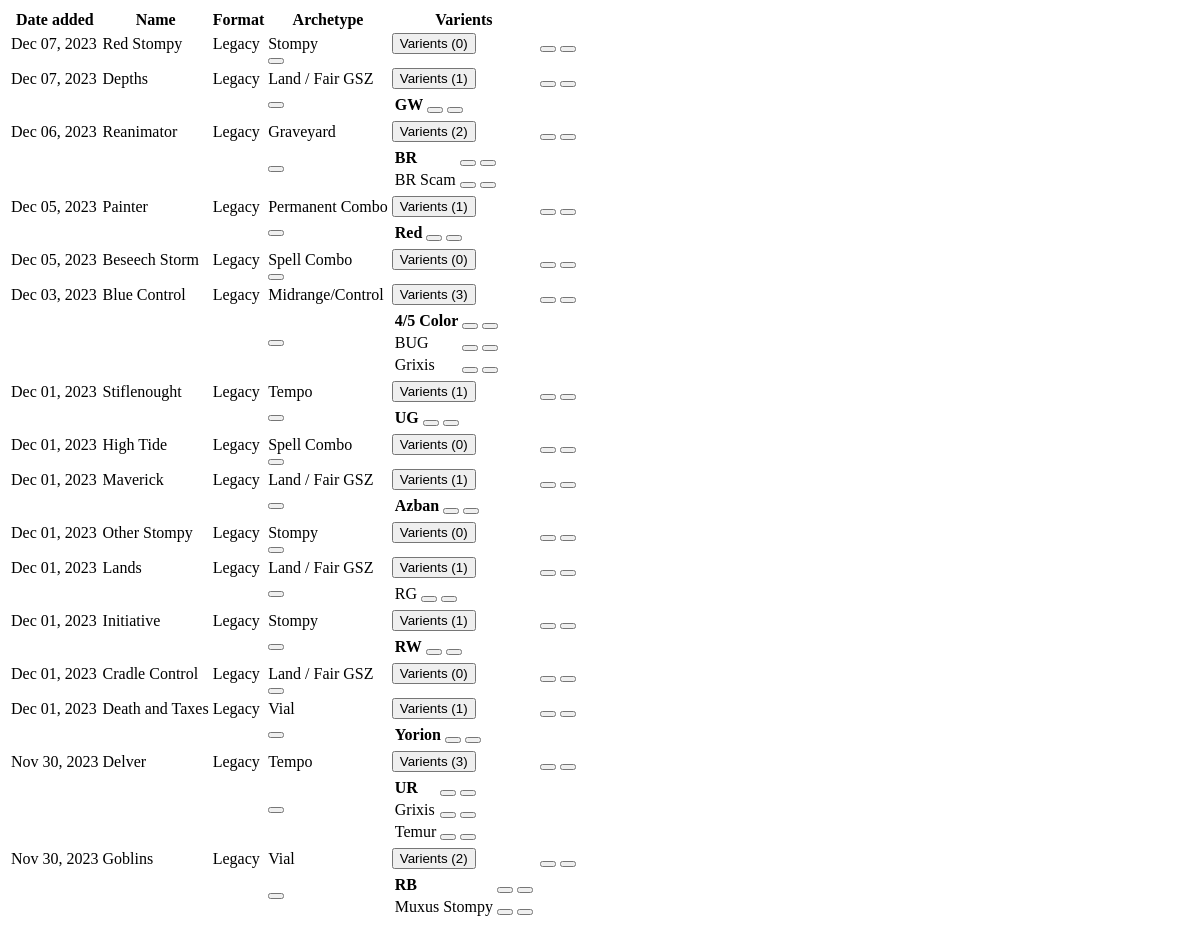
/decks_table, run on an earlier commit of the app's database.
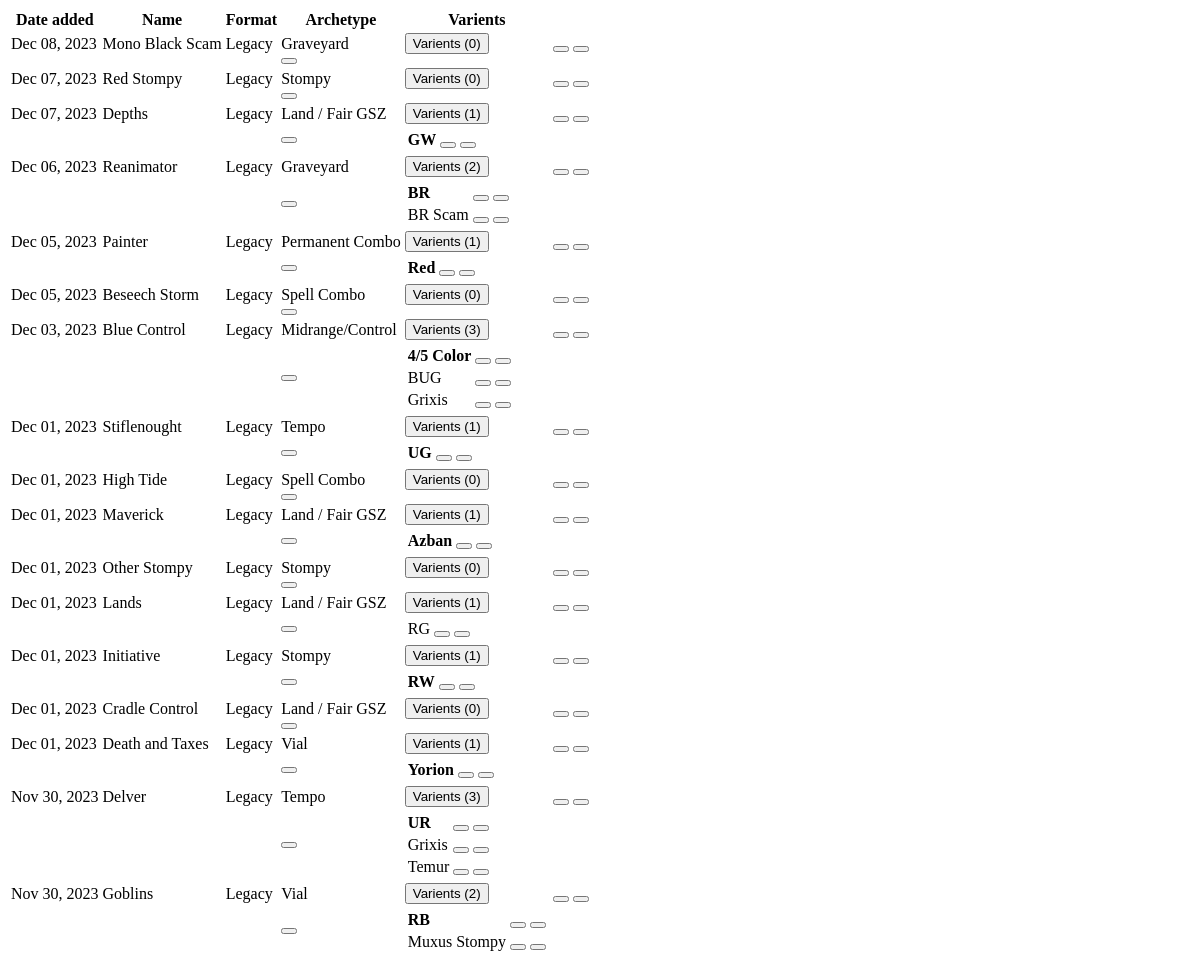
And on a later commit of the database.
### core/models.py (models this page shows, shortened)
class Deck(models.Model):
    name = models.CharField(verbose_name="deck name", max_length=25)
    mtgFormat = models.ForeignKey(MtgFormat, null=True, on_delete=models.CASCADE)
    archetype = models.ForeignKey(Archetype, null=True, on_delete=models.CASCADE)
    dateCreated = models.DateTimeField(default=timezone.now)

class MtgFormat(models.Model):
    name = models.CharField(max_length=200)
    def __str__(self):
        return self.name

class Archetype(models.Model):
    name = models.CharField(verbose_name="Archetype", max_length=40)
    mtgFormat = models.ForeignKey(MtgFormat, null=True, on_delete=models.CASCADE)
    def __str__(self):
        return str(self.name)

class Flavor(models.Model):
    name = models.CharField(max_length=30, default='none')
    deck = models.ForeignKey(Deck, null=True, on_delete=models.CASCADE, related_name="flavors")
    isdefault = models.BooleanField('default', default=False)

### core/views.py (the view)
# urls.py: path('decks_table', views.decks_table, name='decks_table'),
def decks_table(request):
    decks_list = Deck.objects.all().order_by('-dateCreated')
    context = {
        "decks": decks_list
    }
    return render(request, 'core/partials/decks/decks_table.html', context)

### core/templates/core/partials/decks/decks_table.html (shortened to what this page needs)
<table class="table table-hover">
    <thead>
        <th>Date added</th>
        <th>Name</th>
        <th>Format</th>
        <th>Archetype</th>
        <th>Varients</th>
        <th></th>
    </thead>
    <tbody>
        {% for deck in decks %}
            <tr>
                <td>{{ deck.dateCreated|date:"M d, Y" }}</td>
                <td>{{ deck.name }}</td>
                <td>{{ deck.mtgFormat }}</td>
                <td>{{ deck.archetype }}</td>
                <td>
                    <button class="btn btn-primary" type="button" data-bs-toggle="collapse" data-bs-target="#collapse{{deck.id}}">Varients ({{ deck.flavors.count|add:"-1" }})</button>
                </td>
                <td>
                    <button class='btn' hx-get="{% url 'edit_deck' deck.pk %}" hx-target="closest tr" hx-swap="outerHTML"></svg></button>
                    <button class='btn' hx-confirm='Are you Sure?' hx-target="closest tr" hx-swap="outerHTML swap:1s" hx-delete="{% url 'delete_deck' deck.pk %}"></button>
                </td>
            </tr>
            <tr class="collapse" id="collapse{{deck.id}}">
                <td></td>
                <td></td>
                <td></td>
                <td>
                    <button class='btn' hx-get="{% url 'add_varient' deck.pk %}" hx-target="next tbody" hx-swap="afterbegin">
                    </button>
                </td>
                <td>
                    <table class="table">
                        <tbody>
                            {% for flavor in deck.flavors.all %}
                                {% if flavor.name != "none" %}
                                    <tr>
                                        {% if flavor.isdefault %}
                                        <td>
                                            <strong>{{flavor.name}}</strong>
                                        </td>
                                        {% else %}
                                        <td>
                                                {{flavor.name}}
                                        </td>
                                        {% endif %}
                                        <td>
                                            <button class='btn' hx-get="{% url 'edit_flavor' flavor.pk %}" hx-target="closest tr" hx-swap="outerHTML"></button>
                                            <button class='btn' hx-confirm='Are you Sure?' hx-target="closest tr" hx-swap="outerHTML swap:1s" hx-delete="{% url 'delete_flavor' flavor.pk %}"></button>
                                        </td>
                                    </tr>
                                {% endif %}
                            {% endfor %}
                        </tbody>
                    </table>
                </td>
                <td></td>
            </tr>
        {% endfor %}
    </tbody>
</table>

What changed in the data, as far as the page shows it:
added Deck: dateCreated "Dec 08, 2023", name "Mono Black Scam", mtgFormat "Legacy", archetype "Graveyard", flavors.count|add "0"
